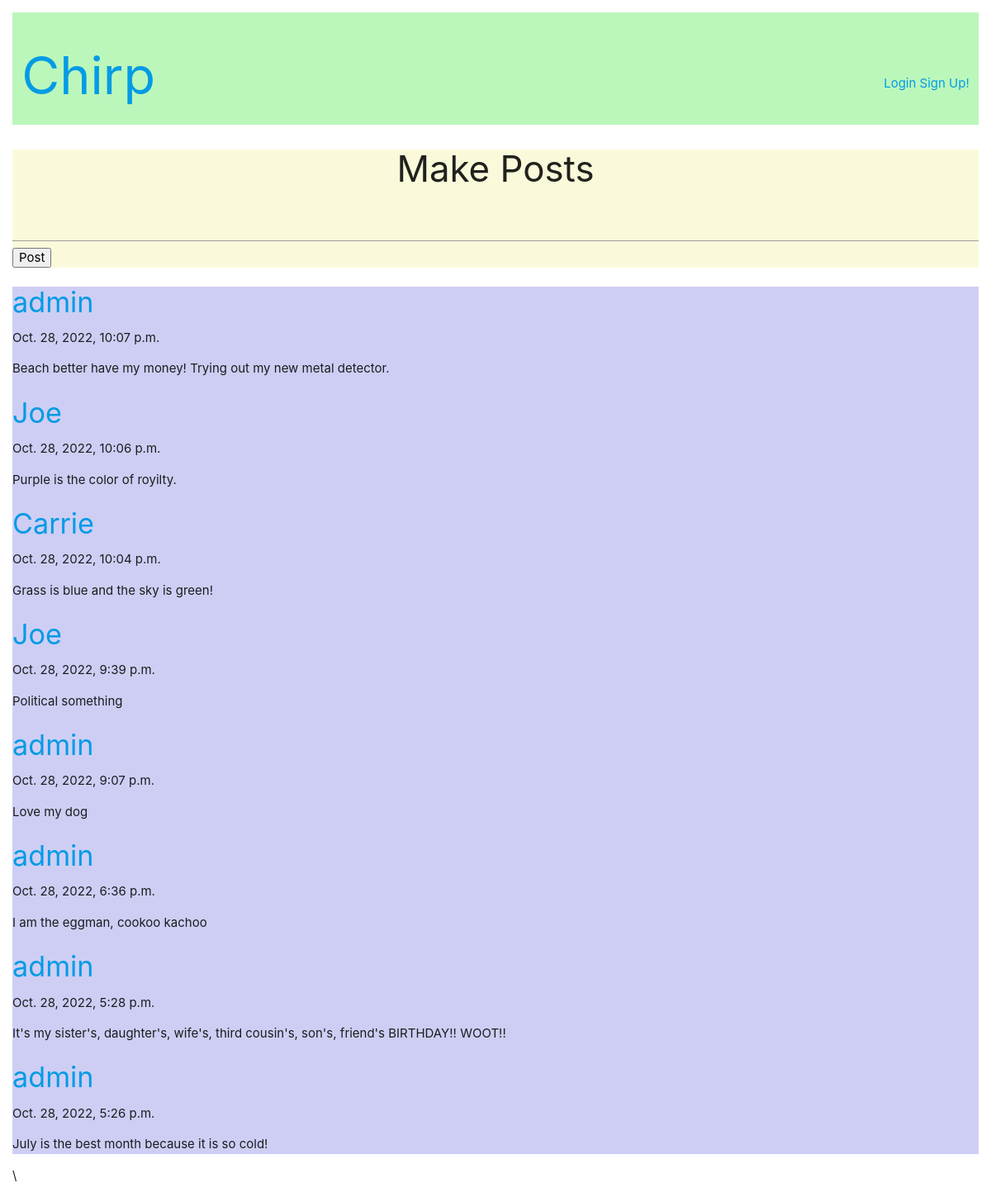
The page / on the database its author committed.
### posts/models.py (models this page shows, shortened)
class Posts(models.Model):
    post = models.CharField(max_length=128)
    pub_date = models.DateTimeField(auto_now_add = True)
    author = models.ForeignKey('auth.User', related_name="posts", on_delete=models.CASCADE)
    class Meta:
        ordering = ['-pub_date']

### posts/views.py (the view)
# urls.py: path('', views.index, name="index"),
def index(request):
    posts = Posts.objects.all()
    context = {
        'post_list': posts
    }
    return render(request, 'index.html', context)

### templates/index.html (shortened to what this page needs)
{% extends 'base.html' %}
{% block content %}
<div class='form'>
    <h3>Make Posts</h3>
    <form action="{% url 'posts:add' %}" method="post">
        <input type='text' name='post'>
        <input type='submit' value='Post'>
    </form>
</div>
<div class='content'>
    <div  class='posts'>
    {% for post in post_list %}
        <h4><a href="{% url 'users:profile' post.author.username %}" >{{ post.author.username }}</a></h4>{{post.pub_date}}
        <p>{{ post.post }}</p>
    {% endfor %}
    </div>
</div>
{% endblock content %}

### templates/base.html (shortened to what this page needs)
{% load static %}
<!DOCTYPE html>
<html lang="en">
<head>
    <link rel="stylesheet" href="{% static 'css/main.css' %}">
    <link type="text/css" rel="stylesheet" href="{% static 'css/materialize.css' %}">
</head>
<body>
    <header class='row'>
        <h1 class='col s6'><a href="{% url 'posts:index' %}">Chirp</a></h1>
            <div class='col s6'>
                <div class='nav'>
                    {% if user.is_authenticated %}
                        <p>Greetings, <a href="{% url 'users:profile' user.username %}" >{{ user.username }}</a><br>
                        <a href="{% url 'logout' %}">Logout</a></p>
                    {% else %}
                        <a href="{% url 'login' %}">Login</a>
                        <a href="{% url 'users:signup' %}">Sign Up!</a>
                    {% endif %}
                </div>
            </div>
    </header>
        <div>
            {% block content %}
            {%  endblock content %}\
        </div>
</body>
</html>

### static/css/main.css (style rules this page uses)
html { box-sizing: border-box; }
*, *:before, *:after { box-sizing: inherit; }
html { padding: 1em }
header { background-color: rgb(187, 247, 187); }
h3 { text-align: center; }
.nav { margin-top: 5em; text-align: right; }
.content { background-color: rgb(206, 206, 244); }
.form { background-color: rgb(250, 250, 219); }
.posts { border-color: black; border: 5px; border-radius: 30%; }

### rows shown on the page
Posts: author.username "admin", pub_date "Oct. 28, 2022, 10:07 p.m.", post "Beach better have my money! Trying out my new metal detector."
Posts: author.username "Joe", pub_date "Oct. 28, 2022, 10:06 p.m.", post "Purple is the color of royilty."
Posts: author.username "Carrie", pub_date "Oct. 28, 2022, 10:04 p.m.", post "Grass is blue and the sky is green!"
Posts: author.username "Joe", pub_date "Oct. 28, 2022, 9:39 p.m.", post "Political something"
Posts: author.username "admin", pub_date "Oct. 28, 2022, 9:07 p.m.", post "Love my dog"
Posts: author.username "admin", pub_date "Oct. 28, 2022, 6:36 p.m.", post "I am the eggman, cookoo kachoo"
Posts: author.username "admin", pub_date "Oct. 28, 2022, 5:28 p.m.", post "It's my sister's, daughter's, wife's, third cousin's, son's, friend's BIRTHDAY!! WOOT!!"
Posts: author.username "admin", pub_date "Oct. 28, 2022, 5:26 p.m.", post "July is the best month because it is so cold!"
